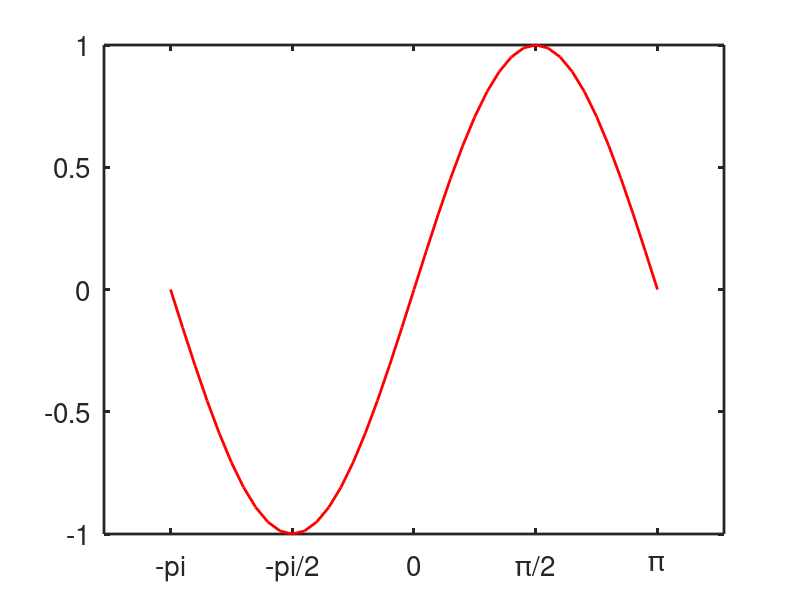

The MATLAB script that drew this image:
clear 
close all

x = -pi:pi/20:pi; 
y = sin(x);
plot(x,y,'-r','LineWidth',2)
set(gca,'fontsize',20,'linewidth',2)
set(gca,'Xtick',-pi:pi/2:pi)
pause(4)
set(gca,'XTickLabel',{'-pi','-pi/2','0','\pi/2','\pi'})